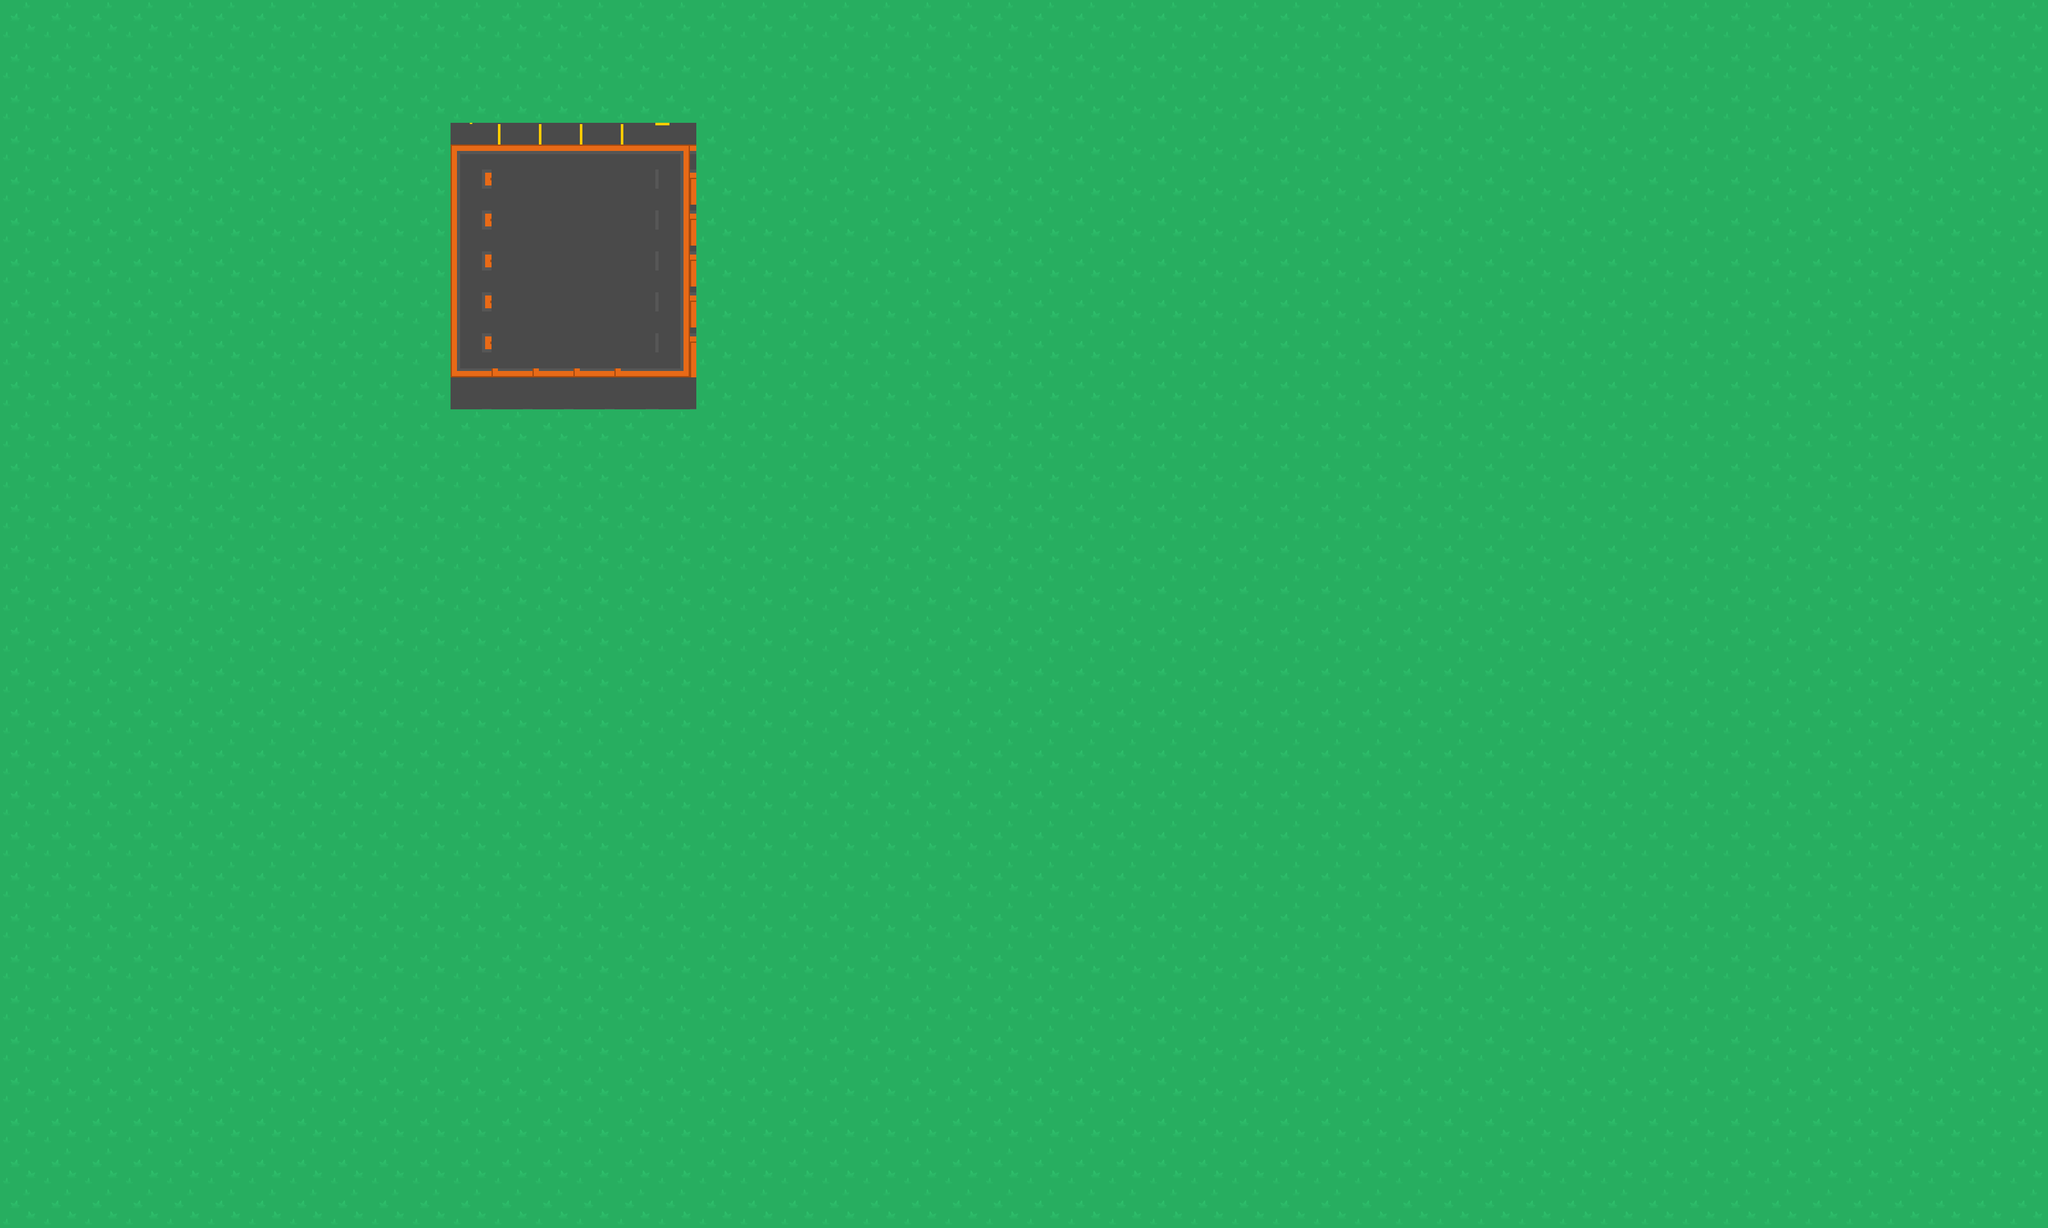

This is a level from a 2D game, rendered from its Tiled map with the project's own tilesets. A one-line summary and the complete map file follow:
An orthogonal 50x30 tile map with 64x64 px tiles, 2 tile layers (Vrstva dlaždic 1, Vrstva dlaždic 2).

<map version="1.5" tiledversion="1.7.2" orientation="orthogonal" renderorder="right-down" width="50" height="30" tilewidth="64" tileheight="64" infinite="0" nextlayerid="3" nextobjectid="1">
 <tileset firstgid="1" name="Tiles" tilewidth="64" tileheight="64" spacing="10" tilecount="391" columns="23">
  <image source="../graphics/Tilesheet/tilesheet_complete.png" width="1728" height="1280" />
 </tileset>
 <layer id="1" name="Vrstva dlaždic 1" width="50" height="30">
  <data encoding="csv">
1,1,1,1,1,1,1,1,1,1,1,1,1,1,1,1,1,1,1,1,1,1,1,1,1,1,1,1,1,1,1,1,1,1,1,1,1,1,1,1,1,1,1,1,1,1,1,1,1,1,
1,1,1,1,1,1,1,1,1,1,1,1,1,1,1,1,1,1,1,1,1,1,1,1,1,1,1,1,1,1,1,1,1,1,1,1,1,1,1,1,1,1,1,1,1,1,1,1,1,1,
1,1,1,1,1,1,1,1,1,1,1,1,1,1,1,1,1,1,1,1,1,1,1,1,1,1,1,1,1,1,1,1,1,1,1,1,1,1,1,1,1,1,1,1,1,1,1,1,1,1,
1,1,1,1,1,1,1,1,1,1,1,1,1,1,1,1,1,1,1,1,1,1,1,1,1,1,1,1,1,1,1,1,1,1,1,1,1,1,1,1,1,1,1,1,1,1,1,1,1,1,
1,1,1,1,1,1,1,1,1,1,1,1,1,1,1,1,1,1,1,1,1,1,1,1,1,1,1,1,1,1,1,1,1,1,1,1,1,1,1,1,1,1,1,1,1,1,1,1,1,1,
1,1,1,1,1,1,1,1,1,1,1,1,1,1,1,1,1,1,1,1,1,1,1,1,1,1,1,1,1,1,1,1,1,1,1,1,1,1,1,1,1,1,1,1,1,1,1,1,1,1,
1,1,1,1,1,1,1,1,1,1,1,1,1,1,1,1,1,1,1,1,1,1,1,1,1,1,1,1,1,1,1,1,1,1,1,1,1,1,1,1,1,1,1,1,1,1,1,1,1,1,
1,1,1,1,1,1,1,1,1,1,1,1,1,1,1,1,1,1,1,1,1,1,1,1,1,1,1,1,1,1,1,1,1,1,1,1,1,1,1,1,1,1,1,1,1,1,1,1,1,1,
1,1,1,1,1,1,1,1,1,1,1,1,1,1,1,1,1,1,1,1,1,1,1,1,1,1,1,1,1,1,1,1,1,1,1,1,1,1,1,1,1,1,1,1,1,1,1,1,1,1,
1,1,1,1,1,1,1,1,1,1,1,1,1,1,1,1,1,1,1,1,1,1,1,1,1,1,1,1,1,1,1,1,1,1,1,1,1,1,1,1,1,1,1,1,1,1,1,1,1,1,
1,1,1,1,1,1,1,1,1,1,1,1,1,1,1,1,1,1,1,1,1,1,1,1,1,1,1,1,1,1,1,1,1,1,1,1,1,1,1,1,1,1,1,1,1,1,1,1,1,1,
1,1,1,1,1,1,1,1,1,1,1,1,1,1,1,1,1,1,1,1,1,1,1,1,1,1,1,1,1,1,1,1,1,1,1,1,1,1,1,1,1,1,1,1,1,1,1,1,1,1,
1,1,1,1,1,1,1,1,1,1,1,1,1,1,1,1,1,1,1,1,1,1,1,1,1,1,1,1,1,1,1,1,1,1,1,1,1,1,1,1,1,1,1,1,1,1,1,1,1,1,
1,1,1,1,1,1,1,1,1,1,1,1,1,1,1,1,1,1,1,1,1,1,1,1,1,1,1,1,1,1,1,1,1,1,1,1,1,1,1,1,1,1,1,1,1,1,1,1,1,1,
1,1,1,1,1,1,1,1,1,1,1,1,1,1,1,1,1,1,1,1,1,1,1,1,1,1,1,1,1,1,1,1,1,1,1,1,1,1,1,1,1,1,1,1,1,1,1,1,1,1,
1,1,1,1,1,1,1,1,1,1,1,1,1,1,1,1,1,1,1,1,1,1,1,1,1,1,1,1,1,1,1,1,1,1,1,1,1,1,1,1,1,1,1,1,1,1,1,1,1,1,
1,1,1,1,1,1,1,1,1,1,1,1,1,1,1,1,1,1,1,1,1,1,1,1,1,1,1,1,1,1,1,1,1,1,1,1,1,1,1,1,1,1,1,1,1,1,1,1,1,1,
1,1,1,1,1,1,1,1,1,1,1,1,1,1,1,1,1,1,1,1,1,1,1,1,1,1,1,1,1,1,1,1,1,1,1,1,1,1,1,1,1,1,1,1,1,1,1,1,1,1,
1,1,1,1,1,1,1,1,1,1,1,1,1,1,1,1,1,1,1,1,1,1,1,1,1,1,1,1,1,1,1,1,1,1,1,1,1,1,1,1,1,1,1,1,1,1,1,1,1,1,
1,1,1,1,1,1,1,1,1,1,1,1,1,1,1,1,1,1,1,1,1,1,1,1,1,1,1,1,1,1,1,1,1,1,1,1,1,1,1,1,1,1,1,1,1,1,1,1,1,1,
1,1,1,1,1,1,1,1,1,1,1,1,1,1,1,1,1,1,1,1,1,1,1,1,1,1,1,1,1,1,1,1,1,1,1,1,1,1,1,1,1,1,1,1,1,1,1,1,1,1,
1,1,1,1,1,1,1,1,1,1,1,1,1,1,1,1,1,1,1,1,1,1,1,1,1,1,1,1,1,1,1,1,1,1,1,1,1,1,1,1,1,1,1,1,1,1,1,1,1,1,
1,1,1,1,1,1,1,1,1,1,1,1,1,1,1,1,1,1,1,1,1,1,1,1,1,1,1,1,1,1,1,1,1,1,1,1,1,1,1,1,1,1,1,1,1,1,1,1,1,1,
1,1,1,1,1,1,1,1,1,1,1,1,1,1,1,1,1,1,1,1,1,1,1,1,1,1,1,1,1,1,1,1,1,1,1,1,1,1,1,1,1,1,1,1,1,1,1,1,1,1,
1,1,1,1,1,1,1,1,1,1,1,1,1,1,1,1,1,1,1,1,1,1,1,1,1,1,1,1,1,1,1,1,1,1,1,1,1,1,1,1,1,1,1,1,1,1,1,1,1,1,
1,1,1,1,1,1,1,1,1,1,1,1,1,1,1,1,1,1,1,1,1,1,1,1,1,1,1,1,1,1,1,1,1,1,1,1,1,1,1,1,1,1,1,1,1,1,1,1,1,1,
1,1,1,1,1,1,1,1,1,1,1,1,1,1,1,1,1,1,1,1,1,1,1,1,1,1,1,1,1,1,1,1,1,1,1,1,1,1,1,1,1,1,1,1,1,1,1,1,1,1,
1,1,1,1,1,1,1,1,1,1,1,1,1,1,1,1,1,1,1,1,1,1,1,1,1,1,1,1,1,1,1,1,1,1,1,1,1,1,1,1,1,1,1,1,1,1,1,1,1,1,
1,1,1,1,1,1,1,1,1,1,1,1,1,1,1,1,1,1,1,1,1,1,1,1,1,1,1,1,1,1,1,1,1,1,1,1,1,1,1,1,1,1,1,1,1,1,1,1,1,1,
1,1,1,1,1,1,1,1,1,1,1,1,1,1,1,1,1,1,1,1,1,1,1,1,1,1,1,1,1,1,1,1,1,1,1,1,1,1,1,1,1,1,1,1,1,1,1,1,1,1
</data>
 </layer>
 <layer id="2" name="Vrstva dlaždic 2" width="50" height="30">
  <data encoding="csv">
0,0,0,0,0,0,0,0,0,0,0,0,0,0,0,0,0,0,0,0,0,0,0,0,0,0,0,0,0,0,0,0,0,0,0,0,0,0,0,0,0,0,0,0,0,0,0,0,0,0,
0,0,0,0,0,0,0,0,0,0,0,0,0,0,0,0,0,0,0,0,0,0,0,0,0,0,0,0,0,0,0,0,0,0,0,0,0,0,0,0,0,0,0,0,0,0,0,0,0,0,
0,0,0,0,0,0,0,0,0,0,0,0,0,0,0,0,0,0,0,0,0,0,0,0,0,0,0,0,0,0,0,0,0,0,0,0,0,0,0,0,0,0,0,0,0,0,0,0,0,0,
0,0,0,0,0,0,0,0,0,0,0,70,72,72,72,72,71,0,0,0,0,0,0,0,0,0,0,0,0,0,0,0,0,0,0,0,0,0,0,0,0,0,0,0,0,0,0,0,0,0,
0,0,0,0,0,0,0,0,0,0,0,93,26,26,26,26,94,0,0,0,0,0,0,0,0,0,0,0,0,0,0,0,0,0,0,0,0,0,0,0,0,0,0,0,0,0,0,0,0,0,
0,0,0,0,0,0,0,0,0,0,0,93,26,26,26,26,94,0,0,0,0,0,0,0,0,0,0,0,0,0,0,0,0,0,0,0,0,0,0,0,0,0,0,0,0,0,0,0,0,0,
0,0,0,0,0,0,0,0,0,0,0,93,26,26,26,26,94,0,0,0,0,0,0,0,0,0,0,0,0,0,0,0,0,0,0,0,0,0,0,0,0,0,0,0,0,0,0,0,0,0,
0,0,0,0,0,0,0,0,0,0,0,93,26,26,26,26,94,0,0,0,0,0,0,0,0,0,0,0,0,0,0,0,0,0,0,0,0,0,0,0,0,0,0,0,0,0,0,0,0,0,
0,0,0,0,0,0,0,0,0,0,0,93,26,26,26,26,94,0,0,0,0,0,0,0,0,0,0,0,0,0,0,0,0,0,0,0,0,0,0,0,0,0,0,0,0,0,0,0,0,0,
0,0,0,0,0,0,0,0,0,0,0,116,116,116,116,116,117,0,0,0,0,0,0,0,0,0,0,0,0,0,0,0,0,0,0,0,0,0,0,0,0,0,0,0,0,0,0,0,0,0,
0,0,0,0,0,0,0,0,0,0,0,0,0,0,0,0,0,0,0,0,0,0,0,0,0,0,0,0,0,0,0,0,0,0,0,0,0,0,0,0,0,0,0,0,0,0,0,0,0,0,
0,0,0,0,0,0,0,0,0,0,0,0,0,0,0,0,0,0,0,0,0,0,0,0,0,0,0,0,0,0,0,0,0,0,0,0,0,0,0,0,0,0,0,0,0,0,0,0,0,0,
0,0,0,0,0,0,0,0,0,0,0,0,0,0,0,0,0,0,0,0,0,0,0,0,0,0,0,0,0,0,0,0,0,0,0,0,0,0,0,0,0,0,0,0,0,0,0,0,0,0,
0,0,0,0,0,0,0,0,0,0,0,0,0,0,0,0,0,0,0,0,0,0,0,0,0,0,0,0,0,0,0,0,0,0,0,0,0,0,0,0,0,0,0,0,0,0,0,0,0,0,
0,0,0,0,0,0,0,0,0,0,0,0,0,0,0,0,0,0,0,0,0,0,0,0,0,0,0,0,0,0,0,0,0,0,0,0,0,0,0,0,0,0,0,0,0,0,0,0,0,0,
0,0,0,0,0,0,0,0,0,0,0,0,0,0,0,0,0,0,0,0,0,0,0,0,0,0,0,0,0,0,0,0,0,0,0,0,0,0,0,0,0,0,0,0,0,0,0,0,0,0,
0,0,0,0,0,0,0,0,0,0,0,0,0,0,0,0,0,0,0,0,0,0,0,0,0,0,0,0,0,0,0,0,0,0,0,0,0,0,0,0,0,0,0,0,0,0,0,0,0,0,
0,0,0,0,0,0,0,0,0,0,0,0,0,0,0,0,0,0,0,0,0,0,0,0,0,0,0,0,0,0,0,0,0,0,0,0,0,0,0,0,0,0,0,0,0,0,0,0,0,0,
0,0,0,0,0,0,0,0,0,0,0,0,0,0,0,0,0,0,0,0,0,0,0,0,0,0,0,0,0,0,0,0,0,0,0,0,0,0,0,0,0,0,0,0,0,0,0,0,0,0,
0,0,0,0,0,0,0,0,0,0,0,0,0,0,0,0,0,0,0,0,0,0,0,0,0,0,0,0,0,0,0,0,0,0,0,0,0,0,0,0,0,0,0,0,0,0,0,0,0,0,
0,0,0,0,0,0,0,0,0,0,0,0,0,0,0,0,0,0,0,0,0,0,0,0,0,0,0,0,0,0,0,0,0,0,0,0,0,0,0,0,0,0,0,0,0,0,0,0,0,0,
0,0,0,0,0,0,0,0,0,0,0,0,0,0,0,0,0,0,0,0,0,0,0,0,0,0,0,0,0,0,0,0,0,0,0,0,0,0,0,0,0,0,0,0,0,0,0,0,0,0,
0,0,0,0,0,0,0,0,0,0,0,0,0,0,0,0,0,0,0,0,0,0,0,0,0,0,0,0,0,0,0,0,0,0,0,0,0,0,0,0,0,0,0,0,0,0,0,0,0,0,
0,0,0,0,0,0,0,0,0,0,0,0,0,0,0,0,0,0,0,0,0,0,0,0,0,0,0,0,0,0,0,0,0,0,0,0,0,0,0,0,0,0,0,0,0,0,0,0,0,0,
0,0,0,0,0,0,0,0,0,0,0,0,0,0,0,0,0,0,0,0,0,0,0,0,0,0,0,0,0,0,0,0,0,0,0,0,0,0,0,0,0,0,0,0,0,0,0,0,0,0,
0,0,0,0,0,0,0,0,0,0,0,0,0,0,0,0,0,0,0,0,0,0,0,0,0,0,0,0,0,0,0,0,0,0,0,0,0,0,0,0,0,0,0,0,0,0,0,0,0,0,
0,0,0,0,0,0,0,0,0,0,0,0,0,0,0,0,0,0,0,0,0,0,0,0,0,0,0,0,0,0,0,0,0,0,0,0,0,0,0,0,0,0,0,0,0,0,0,0,0,0,
0,0,0,0,0,0,0,0,0,0,0,0,0,0,0,0,0,0,0,0,0,0,0,0,0,0,0,0,0,0,0,0,0,0,0,0,0,0,0,0,0,0,0,0,0,0,0,0,0,0,
0,0,0,0,0,0,0,0,0,0,0,0,0,0,0,0,0,0,0,0,0,0,0,0,0,0,0,0,0,0,0,0,0,0,0,0,0,0,0,0,0,0,0,0,0,0,0,0,0,0,
0,0,0,0,0,0,0,0,0,0,0,0,0,0,0,0,0,0,0,0,0,0,0,0,0,0,0,0,0,0,0,0,0,0,0,0,0,0,0,0,0,0,0,0,0,0,0,0,0,0
</data>
 </layer>
</map>
